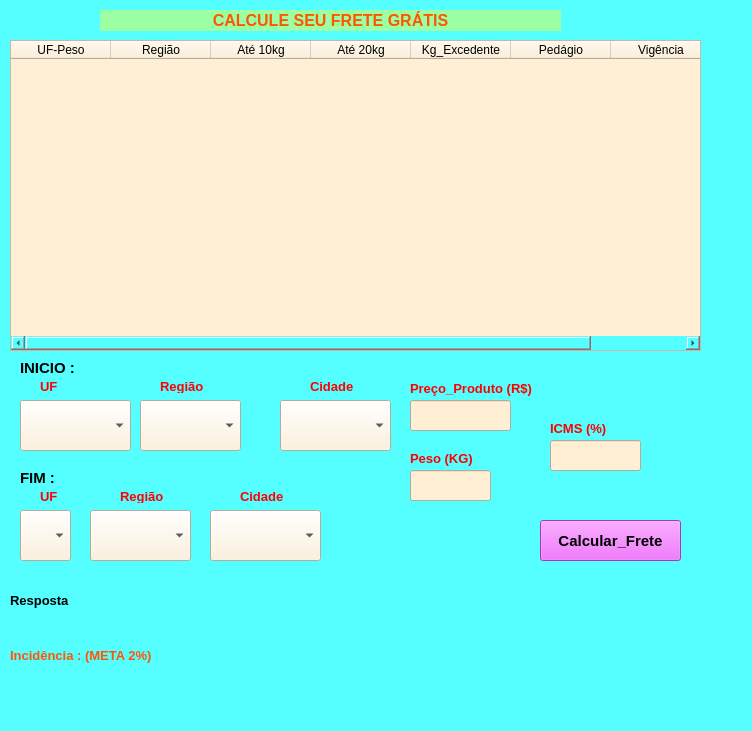
<?xml version="1.0" encoding="UTF-8"?>
<ui version="4.0">
 <class>MainWindow</class>
 <widget class="QMainWindow" name="MainWindow">
  <property name="geometry">
   <rect>
    <x>0</x>
    <y>0</y>
    <width>752</width>
    <height>731</height>
   </rect>
  </property>
  <property name="windowTitle">
   <string>MainWindow</string>
  </property>
  <property name="styleSheet">
   <string notr="true">background-color: rgb(156, 207, 255);
background-color: rgb(85, 255, 255);</string>
  </property>
  <widget class="QWidget" name="centralwidget">
   <widget class="QPushButton" name="btnConsulta">
    <property name="geometry">
     <rect>
      <x>540</x>
      <y>520</y>
      <width>141</width>
      <height>41</height>
     </rect>
    </property>
    <property name="font">
     <font>
      <pointsize>11</pointsize>
      <weight>75</weight>
      <bold>true</bold>
     </font>
    </property>
    <property name="styleSheet">
     <string notr="true">background-color: rgb(243, 76, 255);</string>
    </property>
    <property name="text">
     <string>Calcular_Frete</string>
    </property>
   </widget>
   <widget class="QTableWidget" name="tabelaContatos">
    <property name="geometry">
     <rect>
      <x>10</x>
      <y>40</y>
      <width>691</width>
      <height>311</height>
     </rect>
    </property>
    <property name="styleSheet">
     <string notr="true">background-color: rgb(255, 239, 213);</string>
    </property>
    <column>
     <property name="text">
      <string>UF-Peso</string>
     </property>
    </column>
    <column>
     <property name="text">
      <string>Região</string>
     </property>
    </column>
    <column>
     <property name="text">
      <string>Até 10kg</string>
     </property>
    </column>
    <column>
     <property name="text">
      <string>Até 20kg</string>
     </property>
    </column>
    <column>
     <property name="text">
      <string>Kg_Excedente</string>
     </property>
    </column>
    <column>
     <property name="text">
      <string>Pedágio</string>
     </property>
    </column>
    <column>
     <property name="text">
      <string>Vigência</string>
     </property>
    </column>
   </widget>
   <widget class="QComboBox" name="comboBox">
    <property name="geometry">
     <rect>
      <x>20</x>
      <y>400</y>
      <width>111</width>
      <height>51</height>
     </rect>
    </property>
    <property name="styleSheet">
     <string notr="true">background-color: rgb(255, 239, 213);</string>
    </property>
   </widget>
   <widget class="QComboBox" name="comboBox_2">
    <property name="geometry">
     <rect>
      <x>140</x>
      <y>400</y>
      <width>101</width>
      <height>51</height>
     </rect>
    </property>
    <property name="styleSheet">
     <string notr="true">background-color: rgb(255, 239, 213);</string>
    </property>
   </widget>
   <widget class="QComboBox" name="comboBox_3">
    <property name="geometry">
     <rect>
      <x>280</x>
      <y>400</y>
      <width>111</width>
      <height>51</height>
     </rect>
    </property>
    <property name="styleSheet">
     <string notr="true">background-color: rgb(255, 239, 213);</string>
    </property>
   </widget>
   <widget class="QLabel" name="label">
    <property name="geometry">
     <rect>
      <x>40</x>
      <y>380</y>
      <width>47</width>
      <height>13</height>
     </rect>
    </property>
    <property name="font">
     <font>
      <family>MS Shell Dlg 2</family>
      <pointsize>10</pointsize>
      <weight>75</weight>
      <italic>false</italic>
      <bold>true</bold>
     </font>
    </property>
    <property name="styleSheet">
     <string notr="true">color: rgb(255, 0, 0);
</string>
    </property>
    <property name="text">
     <string>UF</string>
    </property>
   </widget>
   <widget class="QLabel" name="label_2">
    <property name="geometry">
     <rect>
      <x>160</x>
      <y>380</y>
      <width>47</width>
      <height>13</height>
     </rect>
    </property>
    <property name="font">
     <font>
      <pointsize>10</pointsize>
      <weight>75</weight>
      <bold>true</bold>
     </font>
    </property>
    <property name="styleSheet">
     <string notr="true">color: rgb(255, 0, 0);</string>
    </property>
    <property name="text">
     <string>Região</string>
    </property>
   </widget>
   <widget class="QLabel" name="label_3">
    <property name="geometry">
     <rect>
      <x>310</x>
      <y>380</y>
      <width>47</width>
      <height>13</height>
     </rect>
    </property>
    <property name="font">
     <font>
      <pointsize>10</pointsize>
      <weight>75</weight>
      <bold>true</bold>
     </font>
    </property>
    <property name="styleSheet">
     <string notr="true">color: rgb(255, 0, 0);</string>
    </property>
    <property name="text">
     <string>Cidade</string>
    </property>
   </widget>
   <widget class="QLabel" name="label_4">
    <property name="geometry">
     <rect>
      <x>410</x>
      <y>380</y>
      <width>131</width>
      <height>16</height>
     </rect>
    </property>
    <property name="font">
     <font>
      <pointsize>10</pointsize>
      <weight>75</weight>
      <bold>true</bold>
     </font>
    </property>
    <property name="styleSheet">
     <string notr="true">color: rgb(255, 0, 0);</string>
    </property>
    <property name="text">
     <string>Preço_Produto (R$)</string>
    </property>
   </widget>
   <widget class="QLabel" name="label_5">
    <property name="geometry">
     <rect>
      <x>410</x>
      <y>450</y>
      <width>71</width>
      <height>16</height>
     </rect>
    </property>
    <property name="font">
     <font>
      <pointsize>10</pointsize>
      <weight>75</weight>
      <bold>true</bold>
     </font>
    </property>
    <property name="styleSheet">
     <string notr="true">color: rgb(255, 0, 0);</string>
    </property>
    <property name="text">
     <string>Peso (KG)</string>
    </property>
   </widget>
   <widget class="QLabel" name="label_6">
    <property name="geometry">
     <rect>
      <x>550</x>
      <y>420</y>
      <width>81</width>
      <height>16</height>
     </rect>
    </property>
    <property name="font">
     <font>
      <pointsize>10</pointsize>
      <weight>75</weight>
      <bold>true</bold>
     </font>
    </property>
    <property name="styleSheet">
     <string notr="true">color: rgb(255, 0, 0);</string>
    </property>
    <property name="text">
     <string>ICMS (%)</string>
    </property>
   </widget>
   <widget class="QLineEdit" name="lineEdit">
    <property name="geometry">
     <rect>
      <x>410</x>
      <y>400</y>
      <width>101</width>
      <height>31</height>
     </rect>
    </property>
    <property name="styleSheet">
     <string notr="true">background-color: rgb(255, 239, 213);</string>
    </property>
   </widget>
   <widget class="QLineEdit" name="lineEdit_2">
    <property name="geometry">
     <rect>
      <x>410</x>
      <y>470</y>
      <width>81</width>
      <height>31</height>
     </rect>
    </property>
    <property name="styleSheet">
     <string notr="true">background-color: rgb(255, 239, 213);</string>
    </property>
   </widget>
   <widget class="QLineEdit" name="lineEdit_3">
    <property name="geometry">
     <rect>
      <x>550</x>
      <y>440</y>
      <width>91</width>
      <height>31</height>
     </rect>
    </property>
    <property name="styleSheet">
     <string notr="true">background-color: rgb(255, 239, 213);</string>
    </property>
   </widget>
   <widget class="QLabel" name="label_7">
    <property name="geometry">
     <rect>
      <x>10</x>
      <y>580</y>
      <width>541</width>
      <height>41</height>
     </rect>
    </property>
    <property name="font">
     <font>
      <pointsize>10</pointsize>
      <weight>75</weight>
      <bold>true</bold>
     </font>
    </property>
    <property name="text">
     <string>Resposta</string>
    </property>
   </widget>
   <widget class="QLabel" name="label_8">
    <property name="geometry">
     <rect>
      <x>20</x>
      <y>360</y>
      <width>81</width>
      <height>16</height>
     </rect>
    </property>
    <property name="font">
     <font>
      <pointsize>11</pointsize>
      <weight>75</weight>
      <bold>true</bold>
     </font>
    </property>
    <property name="text">
     <string>INICIO :</string>
    </property>
   </widget>
   <widget class="QLabel" name="label_9">
    <property name="geometry">
     <rect>
      <x>20</x>
      <y>470</y>
      <width>81</width>
      <height>16</height>
     </rect>
    </property>
    <property name="font">
     <font>
      <pointsize>11</pointsize>
      <weight>75</weight>
      <bold>true</bold>
     </font>
    </property>
    <property name="text">
     <string>FIM :</string>
    </property>
   </widget>
   <widget class="QLabel" name="label_10">
    <property name="geometry">
     <rect>
      <x>40</x>
      <y>490</y>
      <width>47</width>
      <height>13</height>
     </rect>
    </property>
    <property name="font">
     <font>
      <pointsize>10</pointsize>
      <weight>75</weight>
      <bold>true</bold>
     </font>
    </property>
    <property name="styleSheet">
     <string notr="true">color: rgb(255, 0, 0);</string>
    </property>
    <property name="text">
     <string>UF</string>
    </property>
   </widget>
   <widget class="QComboBox" name="comboBox_4">
    <property name="geometry">
     <rect>
      <x>20</x>
      <y>510</y>
      <width>51</width>
      <height>51</height>
     </rect>
    </property>
    <property name="styleSheet">
     <string notr="true">background-color: rgb(255, 239, 213);</string>
    </property>
   </widget>
   <widget class="QLabel" name="label_11">
    <property name="geometry">
     <rect>
      <x>120</x>
      <y>490</y>
      <width>47</width>
      <height>13</height>
     </rect>
    </property>
    <property name="font">
     <font>
      <pointsize>10</pointsize>
      <weight>75</weight>
      <bold>true</bold>
     </font>
    </property>
    <property name="styleSheet">
     <string notr="true">color: rgb(255, 0, 0);
</string>
    </property>
    <property name="text">
     <string>Região</string>
    </property>
   </widget>
   <widget class="QComboBox" name="comboBox_5">
    <property name="geometry">
     <rect>
      <x>90</x>
      <y>510</y>
      <width>101</width>
      <height>51</height>
     </rect>
    </property>
    <property name="styleSheet">
     <string notr="true">background-color: rgb(255, 239, 213);</string>
    </property>
   </widget>
   <widget class="QLabel" name="label_12">
    <property name="geometry">
     <rect>
      <x>240</x>
      <y>490</y>
      <width>47</width>
      <height>13</height>
     </rect>
    </property>
    <property name="font">
     <font>
      <pointsize>10</pointsize>
      <weight>75</weight>
      <bold>true</bold>
     </font>
    </property>
    <property name="styleSheet">
     <string notr="true">color: rgb(255, 0, 0);</string>
    </property>
    <property name="text">
     <string>Cidade</string>
    </property>
   </widget>
   <widget class="QComboBox" name="comboBox_6">
    <property name="geometry">
     <rect>
      <x>210</x>
      <y>510</y>
      <width>111</width>
      <height>51</height>
     </rect>
    </property>
    <property name="styleSheet">
     <string notr="true">background-color: rgb(255, 239, 213);</string>
    </property>
   </widget>
   <widget class="QLabel" name="label_13">
    <property name="geometry">
     <rect>
      <x>10</x>
      <y>610</y>
      <width>481</width>
      <height>91</height>
     </rect>
    </property>
    <property name="font">
     <font>
      <pointsize>10</pointsize>
      <weight>75</weight>
      <bold>true</bold>
     </font>
    </property>
    <property name="styleSheet">
     <string notr="true">color: rgb(255, 85, 0);</string>
    </property>
    <property name="text">
     <string>Incidência : (META 2%)</string>
    </property>
   </widget>
   <widget class="QLabel" name="label_14">
    <property name="geometry">
     <rect>
      <x>100</x>
      <y>10</y>
      <width>461</width>
      <height>21</height>
     </rect>
    </property>
    <property name="font">
     <font>
      <pointsize>12</pointsize>
      <weight>75</weight>
      <bold>true</bold>
     </font>
    </property>
    <property name="styleSheet">
     <string notr="true">color: rgb(255, 85, 0);
background-color: rgb(157, 255, 164);</string>
    </property>
    <property name="text">
     <string>CALCULE SEU FRETE GRÁTIS</string>
    </property>
    <property name="alignment">
     <set>Qt::AlignCenter</set>
    </property>
   </widget>
  </widget>
  <widget class="QMenuBar" name="menubar">
   <property name="geometry">
    <rect>
     <x>0</x>
     <y>0</y>
     <width>752</width>
     <height>21</height>
    </rect>
   </property>
  </widget>
  <widget class="QStatusBar" name="statusbar"/>
 </widget>
 <resources/>
 <connections/>
</ui>
